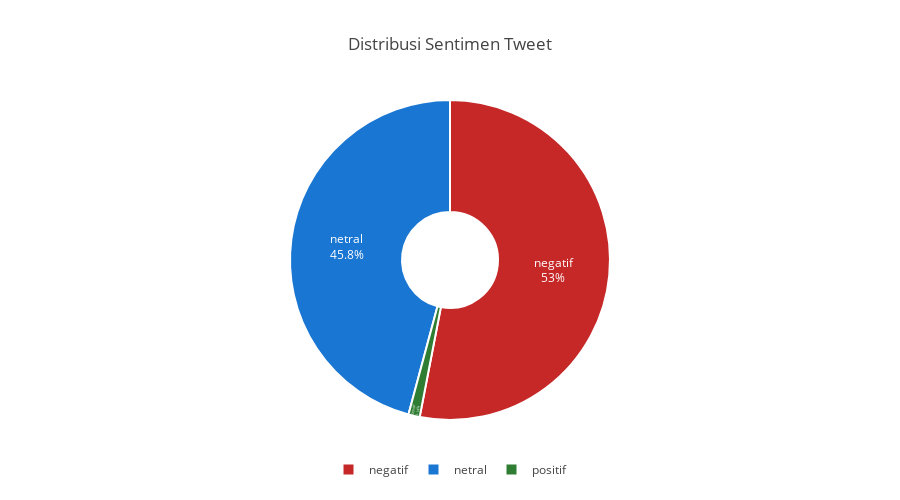
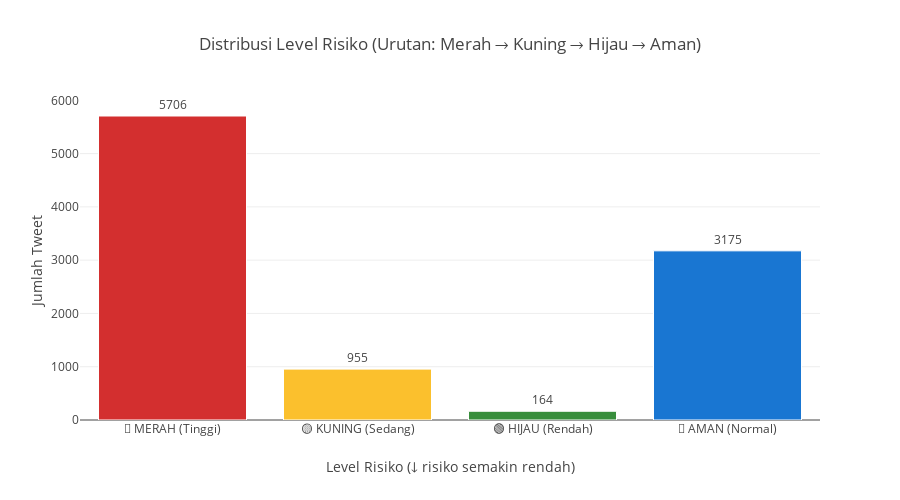
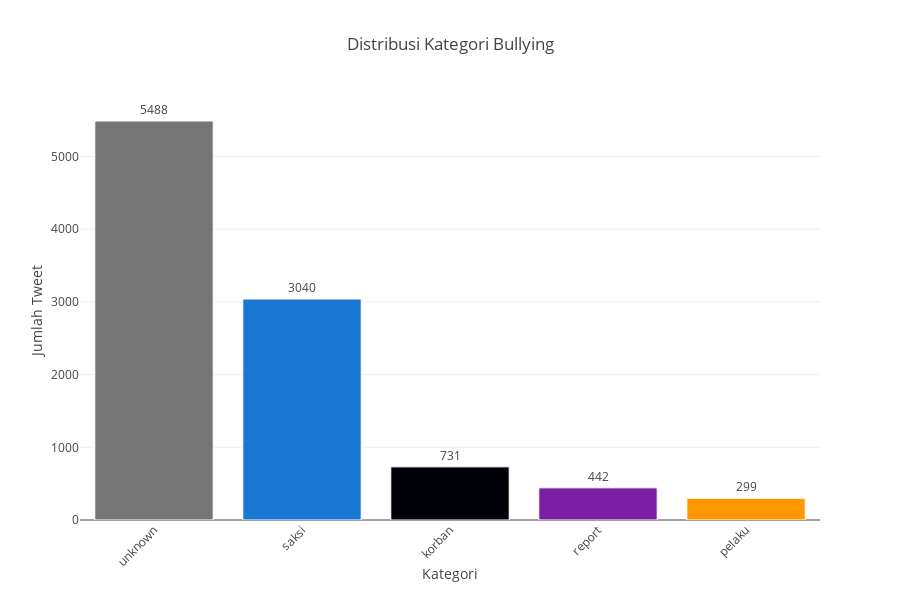

Source (notebook cell) for these figures, in order:
### Code cell
run_complete_system()

### Figure 1 — Plotly figure (JSON) as saved in the notebook; plotly's stock layout.template omitted (floating-point values rounded to 4 significant figures)
{"data": [{"customdata": [["positif"], ["netral"], ["negatif"]], "domain": {"x": [0, 1], "y": [0, 1]}, "hole": 0.3, "hovertemplate": "label=%{label}<br>value=%{value}<br>color=%{customdata[0]}<extra></extra>", "labels": ["positif", "netral", "negatif"], "legendgroup": "", "marker": {"colors": ["#2E7D32", "#1976D2", "#C62828"], "line": {"color": "white", "width": 2}}, "name": "", "showlegend": true, "textinfo": "percent+label", "textposition": "inside", "type": "pie", "values": [114, 4582, 5304]}], "layout": {"height": 500, "legend": {"orientation": "h", "tracegroupgap": 0, "x": 0.5, "xanchor": "center", "y": -0.2, "yanchor": "bottom"}, "showlegend": true, "title": {"text": "Distribusi Sentimen Tweet", "x": 0.5}}}

### Figure 2 — Plotly figure (JSON) as saved in the notebook; plotly's stock layout.template omitted (floating-point values rounded to 4 significant figures)
{"data": [{"hovertemplate": "color=merah<br>Level Risiko=%{x}<br>Jumlah Tweet=%{y}<br>text=%{text}<extra></extra>", "legendgroup": "merah", "marker": {"color": "#D32F2F", "line": {"color": "white", "width": 1}, "pattern": {"shape": ""}}, "name": "merah", "orientation": "v", "showlegend": true, "text": [5706.0], "textposition": "outside", "texttemplate": "%{text}", "type": "bar", "x": ["merah"], "xaxis": "x", "y": [5706], "yaxis": "y"}, {"hovertemplate": "color=kuning<br>Level Risiko=%{x}<br>Jumlah Tweet=%{y}<br>text=%{text}<extra></extra>", "legendgroup": "kuning", "marker": {"color": "#FBC02D", "line": {"color": "white", "width": 1}, "pattern": {"shape": ""}}, "name": "kuning", "orientation": "v", "showlegend": true, "text": [955.0], "textposition": "outside", "texttemplate": "%{text}", "type": "bar", "x": ["kuning"], "xaxis": "x", "y": [955], "yaxis": "y"}, {"hovertemplate": "color=hijau<br>Level Risiko=%{x}<br>Jumlah Tweet=%{y}<br>text=%{text}<extra></extra>", "legendgroup": "hijau", "marker": {"color": "#388E3C", "line": {"color": "white", "width": 1}, "pattern": {"shape": ""}}, "name": "hijau", "orientation": "v", "showlegend": true, "text": [164.0], "textposition": "outside", "texttemplate": "%{text}", "type": "bar", "x": ["hijau"], "xaxis": "x", "y": [164], "yaxis": "y"}, {"hovertemplate": "color=aman<br>Level Risiko=%{x}<br>Jumlah Tweet=%{y}<br>text=%{text}<extra></extra>", "legendgroup": "aman", "marker": {"color": "#1976D2", "line": {"color": "white", "width": 1}, "pattern": {"shape": ""}}, "name": "aman", "orientation": "v", "showlegend": true, "text": [3175.0], "textposition": "outside", "texttemplate": "%{text}", "type": "bar", "x": ["aman"], "xaxis": "x", "y": [3175], "yaxis": "y"}], "layout": {"barmode": "relative", "height": 500, "legend": {"title": {"text": "color"}, "tracegroupgap": 0}, "showlegend": false, "title": {"text": "Distribusi Level Risiko (Urutan: Merah → Kuning → Hijau → Aman)", "x": 0.5}, "xaxis": {"anchor": "y", "categoryarray": ["merah", "kuning", "hijau", "aman"], "categoryorder": "array", "domain": [0, 1], "tickmode": "array", "ticktext": ["🔴 MERAH (Tinggi)", "🟡 KUNING (Sedang)", "🟢 HIJAU (Rendah)", "🔵 AMAN (Normal)"], "tickvals": ["merah", "kuning", "hijau", "aman"], "title": {"text": "Level Risiko (↓ risiko semakin rendah)"}}, "yaxis": {"anchor": "x", "domain": [0, 1], "title": {"text": "Jumlah Tweet"}}}}

### Figure 3 — Plotly figure (JSON) as saved in the notebook; plotly's stock layout.template omitted (floating-point values rounded to 4 significant figures)
{"data": [{"hovertemplate": "color=unknown<br>Kategori=%{x}<br>Jumlah Tweet=%{y}<br>text=%{text}<extra></extra>", "legendgroup": "unknown", "marker": {"color": "#757575", "line": {"color": "white", "width": 1}, "pattern": {"shape": ""}}, "name": "unknown", "orientation": "v", "showlegend": true, "text": [5488.0], "textposition": "outside", "texttemplate": "%{text}", "type": "bar", "x": ["unknown"], "xaxis": "x", "y": [5488], "yaxis": "y"}, {"hovertemplate": "color=saksi<br>Kategori=%{x}<br>Jumlah Tweet=%{y}<br>text=%{text}<extra></extra>", "legendgroup": "saksi", "marker": {"color": "#1976D2", "line": {"color": "white", "width": 1}, "pattern": {"shape": ""}}, "name": "saksi", "orientation": "v", "showlegend": true, "text": [3040.0], "textposition": "outside", "texttemplate": "%{text}", "type": "bar", "x": ["saksi"], "xaxis": "x", "y": [3040], "yaxis": "y"}, {"hovertemplate": "color=korban<br>Kategori=%{x}<br>Jumlah Tweet=%{y}<br>text=%{text}<extra></extra>", "legendgroup": "korban", "marker": {"color": "#000009", "line": {"color": "white", "width": 1}, "pattern": {"shape": ""}}, "name": "korban", "orientation": "v", "showlegend": true, "text": [731.0], "textposition": "outside", "texttemplate": "%{text}", "type": "bar", "x": ["korban"], "xaxis": "x", "y": [731], "yaxis": "y"}, {"hovertemplate": "color=report<br>Kategori=%{x}<br>Jumlah Tweet=%{y}<br>text=%{text}<extra></extra>", "legendgroup": "report", "marker": {"color": "#7B1FA2", "line": {"color": "white", "width": 1}, "pattern": {"shape": ""}}, "name": "report", "orientation": "v", "showlegend": true, "text": [442.0], "textposition": "outside", "texttemplate": "%{text}", "type": "bar", "x": ["report"], "xaxis": "x", "y": [442], "yaxis": "y"}, {"hovertemplate": "color=pelaku<br>Kategori=%{x}<br>Jumlah Tweet=%{y}<br>text=%{text}<extra></extra>", "legendgroup": "pelaku", "marker": {"color": "#FF9800", "line": {"color": "white", "width": 1}, "pattern": {"shape": ""}}, "name": "pelaku", "orientation": "v", "showlegend": true, "text": [299.0], "textposition": "outside", "texttemplate": "%{text}", "type": "bar", "x": ["pelaku"], "xaxis": "x", "y": [299], "yaxis": "y"}], "layout": {"barmode": "relative", "height": 600, "legend": {"title": {"text": "color"}, "tracegroupgap": 0}, "showlegend": false, "title": {"text": "Distribusi Kategori Bullying", "x": 0.5}, "xaxis": {"anchor": "y", "domain": [0, 1], "tickangle": -45, "title": {"text": "Kategori"}}, "yaxis": {"anchor": "x", "domain": [0, 1], "title": {"text": "Jumlah Tweet"}}}}
